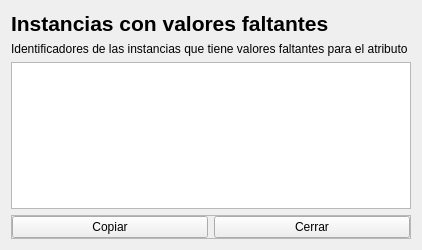
<?xml version="1.0" encoding="UTF-8"?>
<ui version="4.0">
 <class>Form</class>
 <widget class="QWidget" name="Form">
  <property name="geometry">
   <rect>
    <x>0</x>
    <y>0</y>
    <width>383</width>
    <height>250</height>
   </rect>
  </property>
  <property name="windowTitle">
   <string>Valores faltantes</string>
  </property>
  <layout class="QVBoxLayout" name="verticalLayout">
   <item>
    <widget class="QLabel" name="label">
     <property name="font">
      <font>
       <pointsize>16</pointsize>
       <weight>75</weight>
       <bold>true</bold>
      </font>
     </property>
     <property name="text">
      <string>Instancias con valores faltantes</string>
     </property>
    </widget>
   </item>
   <item>
    <widget class="QLabel" name="labelDescripcion">
     <property name="text">
      <string>Identificadores de las instancias que tiene valores faltantes para el atributo </string>
     </property>
    </widget>
   </item>
   <item>
    <widget class="QPlainTextEdit" name="textFaltantes">
     <property name="enabled">
      <bool>true</bool>
     </property>
     <property name="readOnly">
      <bool>true</bool>
     </property>
    </widget>
   </item>
   <item>
    <widget class="QFrame" name="frame">
     <property name="sizePolicy">
      <sizepolicy hsizetype="Expanding" vsizetype="Minimum">
       <horstretch>0</horstretch>
       <verstretch>0</verstretch>
      </sizepolicy>
     </property>
     <property name="frameShape">
      <enum>QFrame::StyledPanel</enum>
     </property>
     <property name="frameShadow">
      <enum>QFrame::Raised</enum>
     </property>
     <layout class="QHBoxLayout" name="horizontalLayout">
      <property name="leftMargin">
       <number>0</number>
      </property>
      <property name="topMargin">
       <number>0</number>
      </property>
      <property name="rightMargin">
       <number>0</number>
      </property>
      <property name="bottomMargin">
       <number>0</number>
      </property>
      <item>
       <widget class="QPushButton" name="btnCopiar">
        <property name="text">
         <string>Copiar</string>
        </property>
       </widget>
      </item>
      <item>
       <widget class="QPushButton" name="btnCerrar">
        <property name="text">
         <string>Cerrar</string>
        </property>
       </widget>
      </item>
     </layout>
    </widget>
   </item>
  </layout>
 </widget>
 <resources/>
 <connections/>
</ui>
